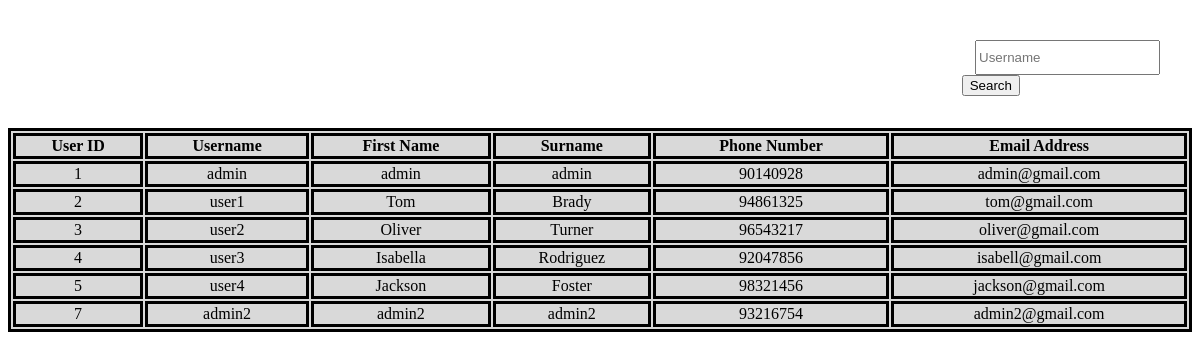
Page /main/actors/admin/main-content.php on the committed database.
### tables this page shows
CREATE TABLE `users` (
  `userId` int(11) NOT NULL,
  `username` varchar(255) NOT NULL,
  `password` varchar(255) NOT NULL,
  `firstName` varchar(255) NOT NULL,
  `surname` varchar(255) NOT NULL,
  `phoneNum` int(8) NOT NULL,
  `emailAddress` varchar(255) NOT NULL,
  `userProfileId` int(11) DEFAULT NULL
);

### entities/userEntity.php (called while the page is built, shortened)
<?php
class UserEntity extends Dbh {
	protected function view()
    {
        $array = [];
        $conn = $this->connectDB();
        $sql = "SELECT * FROM users";
        $result = $conn->query($sql);
        if ($result->num_rows > 0)
        {
            while ($row = $result->fetch_assoc())
            {
                $current = array(
                    'userId' => $row['userId'],
					'username' => $row['username'],
					'firstName' => $row['firstName'],
					'surname' => $row['surname'],
					'phoneNum' => $row['phoneNum'],
					'emailAddress' => $row['emailAddress']
                );
                array_push($array, $current);
            }
        }
        return $array;
    }
}
?>

### controller/admin/viewUserController.php (called while the page is built)
<?php
class ViewUserController extends UserEntity
{
    public function viewUser()
    {
        $user = new UserEntity();
        $array = $user->view();
        return $array;
    }
}
?>

### main/actors/admin/pages/viewAllUsersPage.php (the view, shortened to what this page needs)
<?php
include "../../../entities/userEntity.php";
include "../../../controller/admin/viewUserController.php";
?>
<div class="container">
    <div class="row">
        <div class="col-md-3">
            <div class="input-group">
                <form method = "POST">
                    <div class="input-group">
                        <input type="username" class="form-control" name="username" placeholder="Username">
                        <div class="input-group-append">
                            <button class="btn btn-primary" type="submit" name="search">Search</button>
                        </div>
                    </div>
                </form>
            </div>
        </div>
    </div>
    <div class="row">
        <?php
        if(isset($_POST["search"]))
        {
            $username = $_POST["username"];
            $searchUser = new SearchUserController();
            $array = $searchUser->searchUser($username);
            if ($array[0] != "Success")
            {
                echo '<script>';
                echo "alert('$array[0]');";
                echo 'document.location = "index.php?page=viewAllUsersPage";';
                echo '</script>';
            }
            else
            {
                echo '<table class ="table">';
                echo '  <tr>';
                echo '      <th class="text-center">User ID</th>';
                echo '      <th class="text-center">Username</th>';
                echo '      <th class="text-center">First Name</th>';
                echo '      <th class="text-center">Surname</th>';
                echo '      <th class="text-center">Phone Number</th>';
                echo '      <th class="text-center">Email Address</th>';
                echo '  </tr>';
                for($i = 1; $i < count($array); $i++)
                {
                    $row = $array[$i];
                    echo '  <tr>';
                    echo '      <td>' . $row['userId'] . '</td>';
                    echo '      <td>' . $row['username'] . '</td>';
                    echo '      <td>' . $row['firstName'] . '</td>';
                    echo '      <td>' . $row['surname'] . '</td>';
                    echo '      <td>' . $row['phoneNum'] . '</td>';
                    echo '      <td>' . $row['emailAddress'] . '</td>';
                    echo '  </tr>';
                }
                echo "</table>";
            }
        }else
        {
            $viewUser = new ViewUserController();
            $array = $viewUser->viewUser();
            echo '<table class ="table">';
            echo '  <tr>';
            echo '      <th class="text-center">User ID</th>';
            echo '      <th class="text-center">Username</th>';
            echo '      <th class="text-center">First Name</th>';
            echo '      <th class="text-center">Surname</th>';
            echo '      <th class="text-center">Phone Number</th>';
            echo '      <th class="text-center">Email Address</th>';
            echo '  </tr>';
            foreach($array as $row)
            {
                echo '  <tr>';
                echo '      <td>' . $row['userId'] . '</td>';
                echo '      <td>' . $row['username'] . '</td>';
                echo '      <td>' . $row['firstName'] . '</td>';
                echo '      <td>' . $row['surname'] . '</td>';
                echo '      <td>' . $row['phoneNum'] . '</td>';
                echo '      <td>' . $row['emailAddress'] . '</td>';
                echo '  </tr>';
            }
            echo "</table>";
        }
        ?>
    </div>
</div>

### main/actors/admin/pages/viewAllUsersPage.php (style rules this page uses)
.table { margin-top: 1em !important; margin-left: auto; margin-right: auto; border-style: solid; border-color: black; background-color: #D9D9D9; width: 100%; text-align: center; }
th, td , tr { border-style: solid; border-color: black; }
.input-group { float: right; margin: 1em; }
.input-group input { height: 35px; margin-left: 1em; }

### rows in the picture
users: userId "1", username "admin", firstName "admin", surname "admin", phoneNum "90140928", emailAddress "admin@gmail.com"
users: userId "2", username "user1", firstName "Tom", surname "Brady", phoneNum "94861325", emailAddress "tom@gmail.com"
users: userId "3", username "user2", firstName "Oliver", surname "Turner", phoneNum "96543217", emailAddress "oliver@gmail.com"
users: userId "4", username "user3", firstName "Isabella", surname "Rodriguez", phoneNum "92047856", emailAddress "isabell@gmail.com"
users: userId "5", username "user4", firstName "Jackson", surname "Foster", phoneNum "98321456", emailAddress "jackson@gmail.com"
users: userId "7", username "admin2", firstName "admin2", surname "admin2", phoneNum "93216754", emailAddress "admin2@gmail.com"
